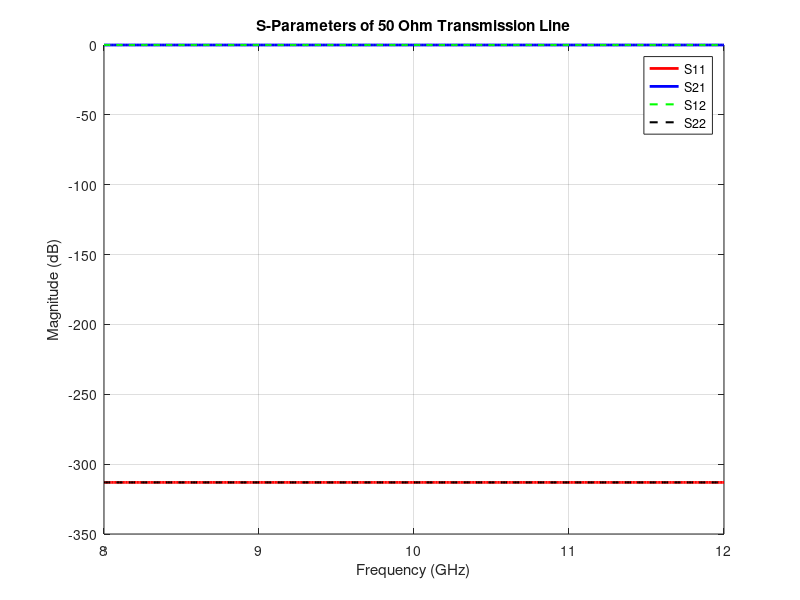

This figure's MATLAB source:

clc;
clear;
close all;

% Input Parameters
Z0 = 50;              % Reference impedance (ohms)
ZL = 50;              % Load impedance (ohms)
L = 50e-3;             % Length in metres
f0 = 10e9;             % Centre frequency (Hz)
c = 3e8;               % Speed of light (m/s)

% Frequency Sweep
f = linspace(8e9,12e9,401);

% Assume a matched 50-ohm transmission line
Zin = ZL*ones(size(f));

% S-Parameters for ideal matched network
S11 = zeros(size(f));
S22 = zeros(size(f));

% Transmission phase
S21 = exp(-1j*2*pi*f*L/c);
S12 = S21;

% Values at 10 GHz
[~,idx] = min(abs(f-f0));

S11_10 = abs(S11(idx));
S21_10 = abs(S21(idx));

% Return Loss and Insertion Loss
RL = -20*log10(max(S11_10,eps));
IL = -20*log10(max(S21_10,eps));

% Transmission Efficiency
eta = S21_10^2*100;

fprintf('S-PARAMETERS AT 10 GHz\n');
fprintf('S11 = %.4f dB\n',20*log10(max(S11_10,eps)));
fprintf('S12 = %.4f dB\n',20*log10(abs(S12(idx))));
fprintf('S21 = %.4f dB\n',20*log10(S21_10));
fprintf('S22 = %.4f dB\n',20*log10(max(abs(S22(idx)),eps)));
fprintf('Return Loss = %.4f dB\n',RL);
fprintf('Insertion Loss = %.4f dB\n',IL);
fprintf('Transmission Efficiency = %.2f %%\n',eta);

% Plot S-Parameters
figure;
plot(f/1e9,20*log10(max(abs(S11),eps)),'r','LineWidth',2);
hold on;
plot(f/1e9,20*log10(abs(S21)),'b','LineWidth',2);
plot(f/1e9,20*log10(abs(S12)),'g--','LineWidth',1.5);
plot(f/1e9,20*log10(max(abs(S22),eps)),'k--','LineWidth',1.5);
xlabel('Frequency (GHz)');
ylabel('Magnitude (dB)');
title('S-Parameters of 50 Ohm Transmission Line');
legend('S11','S21','S12','S22');
grid on;
